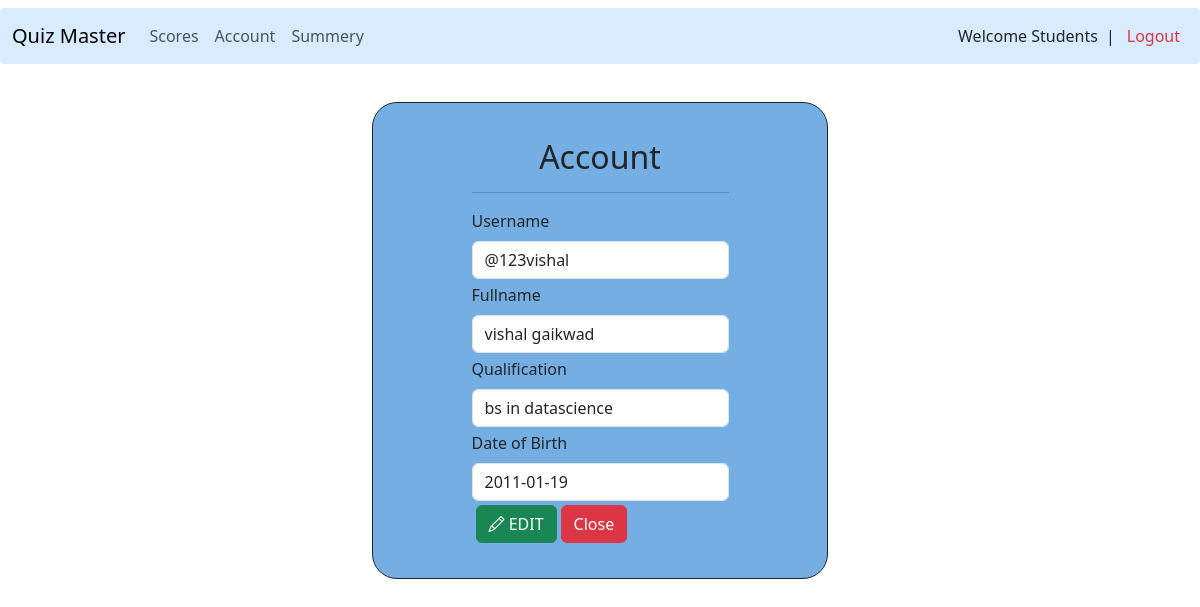
Page /user/account (signed in) on the committed database.
### models.py (models this page shows)
class User(db.Model):
    __tablename__ = 'user'
    id = db.Column(db.Integer, primary_key=True)
    username = db.Column(db.String(80), unique=True, nullable=False)
    password = db.Column(db.String(120), nullable=False)
    fullname = db.Column(db.String(120), nullable=False)
    qualification = db.Column(db.String(120), nullable=False)
    dob = db.Column(db.Date, nullable=False)
    is_master = db.Column(db.Boolean, default=False)
    submissions = db.relationship('Submission', backref='user', lazy=True , cascade="all, delete-orphan")

### routes.py (the view)
@app.route('/user/account')
@login_required
def account():
    user=User.query.get(session['user_id'])
    return render_template('account.html', user=user)

### routes.py (called while the page is built)
def login_required(f):
    @wraps(f)
    def decorated_function(*args, **kwargs):
        if 'user_id' not in session:
            return redirect(url_for('login'))
        return f(*args, **kwargs)
    return decorated_function

### templates/account.html (shortened to what this page needs)
{% extends "layout.html" %}
{% block content %}
<div class="div">
    <div class="viewquiz">
        <div class="q_info">
            <div class="mb-3">
                <h2 class="cardheading">Account</h2>
            </div>
            <hr>
            <div class="mb-1">
                <label class="form-label" for="username">Username </label>
                <input type="text" class="form-control" id="username" name="username" value="{{user.username}}" readonly>
            </div>
            <div class="mb-1">
                <label class="form-label" for="fullname">Fullname </label>
                <input type="text" class="form-control" id="fullname" name="fullname" value="{{user.fullname}}" readonly>
            </div>
            <div class="mb-1">
                <label class="form-label" for="qualification">Qualification </label>
                <input type="text" class="form-control" id="qualification" name="qualification" value="{{user.qualification}}" readonly>
            </div>
            <div class="mb-1">
                <label class="form-label" for="dob">Date of Birth</label>
                <input type="text" class="form-control" id="dob" name="dob" value="{{user.dob}}" readonly>
            </div>
            <div class="action">
                <div class="button ms-1">
                    <a href="{{ url_for('editaccount') }}" class="btn btn-success"><i class="bi bi-pencil"></i> EDIT </a>
                </div>
                <div class="button ms-1">
                    <a href="{{ url_for('user') }}" class="btn btn-danger"> Close</a>
                </div>
            </div>
        </div>
    </div>
</div>
{% endblock  %}

### templates/account.html (style rules this page uses)
.div { width:100%; display:flex; justify-content: center; padding :30px; }
.viewquiz { background-color: rgb(117, 174, 227); border-radius: 25px; padding: 20px; display: flex; flex-direction: column; align-items: center; width: 40%; margin: auto; padding:15px; border: 1px solid; }
.q_info { background: rgb(117, 174, 227); padding:20px; border-radius:20px; }
.cardheading { text-align: center; }
.action { display: flex; }

### rows in the picture
User: username "@123vishal", fullname "vishal gaikwad", qualification "bs in datascience", dob "2011-01-19"
